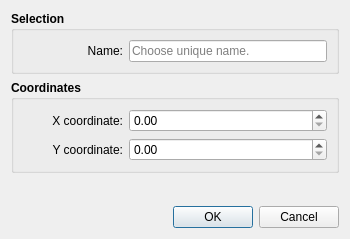
<?xml version="1.0" encoding="UTF-8"?>
<ui version="4.0">
 <class>DialogSinglePoint</class>
 <widget class="QDialog" name="DialogSinglePoint">
  <property name="windowModality">
   <enum>Qt::ApplicationModal</enum>
  </property>
  <property name="geometry">
   <rect>
    <x>0</x>
    <y>0</y>
    <width>350</width>
    <height>239</height>
   </rect>
  </property>
  <property name="sizePolicy">
   <sizepolicy hsizetype="Expanding" vsizetype="Preferred">
    <horstretch>0</horstretch>
    <verstretch>0</verstretch>
   </sizepolicy>
  </property>
  <property name="minimumSize">
   <size>
    <width>270</width>
    <height>0</height>
   </size>
  </property>
  <property name="windowTitle">
   <string>Base Point</string>
  </property>
  <property name="windowIcon">
   <iconset resource="../../../vmisc/share/resources/icon.qrc">
    <normaloff>:/icon/64x64/icon64x64.png</normaloff>:/icon/64x64/icon64x64.png</iconset>
  </property>
  <property name="locale">
   <locale language="English" country="UnitedStates"/>
  </property>
  <property name="modal">
   <bool>true</bool>
  </property>
  <layout class="QVBoxLayout" name="verticalLayout">
   <item>
    <widget class="QGroupBox" name="selection_GroupBox">
     <property name="sizePolicy">
      <sizepolicy hsizetype="Expanding" vsizetype="Preferred">
       <horstretch>0</horstretch>
       <verstretch>0</verstretch>
      </sizepolicy>
     </property>
     <property name="font">
      <font>
       <pointsize>9</pointsize>
       <bold>true</bold>
      </font>
     </property>
     <property name="title">
      <string>Selection</string>
     </property>
     <layout class="QVBoxLayout" name="verticalLayout_3">
      <item>
       <layout class="QHBoxLayout" name="horizontalLayout">
        <item>
         <widget class="QLabel" name="labelEditName">
          <property name="sizePolicy">
           <sizepolicy hsizetype="Preferred" vsizetype="Fixed">
            <horstretch>0</horstretch>
            <verstretch>0</verstretch>
           </sizepolicy>
          </property>
          <property name="minimumSize">
           <size>
            <width>100</width>
            <height>0</height>
           </size>
          </property>
          <property name="font">
           <font>
            <pointsize>9</pointsize>
            <bold>false</bold>
           </font>
          </property>
          <property name="text">
           <string>Name:</string>
          </property>
          <property name="alignment">
           <set>Qt::AlignRight|Qt::AlignTrailing|Qt::AlignVCenter</set>
          </property>
         </widget>
        </item>
        <item>
         <widget class="QLineEdit" name="lineEditName">
          <property name="minimumSize">
           <size>
            <width>80</width>
            <height>0</height>
           </size>
          </property>
          <property name="font">
           <font>
            <pointsize>9</pointsize>
            <bold>false</bold>
           </font>
          </property>
          <property name="toolTip">
           <string>Unique name</string>
          </property>
          <property name="text">
           <string/>
          </property>
          <property name="placeholderText">
           <string>Choose unique name.</string>
          </property>
         </widget>
        </item>
       </layout>
      </item>
     </layout>
    </widget>
   </item>
   <item>
    <widget class="QGroupBox" name="groupBox">
     <property name="sizePolicy">
      <sizepolicy hsizetype="Expanding" vsizetype="Preferred">
       <horstretch>0</horstretch>
       <verstretch>0</verstretch>
      </sizepolicy>
     </property>
     <property name="maximumSize">
      <size>
       <width>16777215</width>
       <height>16777215</height>
      </size>
     </property>
     <property name="font">
      <font>
       <pointsize>9</pointsize>
       <bold>true</bold>
      </font>
     </property>
     <property name="toolTip">
      <string>Coordinates on the sheet</string>
     </property>
     <property name="title">
      <string>Coordinates</string>
     </property>
     <layout class="QVBoxLayout" name="verticalLayout_2">
      <item>
       <layout class="QFormLayout" name="formLayout">
        <property name="labelAlignment">
         <set>Qt::AlignRight|Qt::AlignTrailing|Qt::AlignVCenter</set>
        </property>
        <item row="0" column="0">
         <widget class="QLabel" name="labelXCor">
          <property name="minimumSize">
           <size>
            <width>100</width>
            <height>0</height>
           </size>
          </property>
          <property name="font">
           <font>
            <pointsize>9</pointsize>
            <bold>false</bold>
           </font>
          </property>
          <property name="text">
           <string>X coordinate:</string>
          </property>
          <property name="alignment">
           <set>Qt::AlignRight|Qt::AlignTrailing|Qt::AlignVCenter</set>
          </property>
         </widget>
        </item>
        <item row="0" column="1">
         <widget class="QDoubleSpinBox" name="doubleSpinBoxX">
          <property name="sizePolicy">
           <sizepolicy hsizetype="Expanding" vsizetype="Fixed">
            <horstretch>0</horstretch>
            <verstretch>0</verstretch>
           </sizepolicy>
          </property>
          <property name="minimumSize">
           <size>
            <width>80</width>
            <height>0</height>
           </size>
          </property>
          <property name="font">
           <font>
            <pointsize>9</pointsize>
            <bold>false</bold>
           </font>
          </property>
         </widget>
        </item>
        <item row="1" column="0">
         <widget class="QLabel" name="labelYCor">
          <property name="minimumSize">
           <size>
            <width>100</width>
            <height>0</height>
           </size>
          </property>
          <property name="font">
           <font>
            <pointsize>9</pointsize>
            <bold>false</bold>
           </font>
          </property>
          <property name="text">
           <string>Y coordinate:</string>
          </property>
          <property name="alignment">
           <set>Qt::AlignRight|Qt::AlignTrailing|Qt::AlignVCenter</set>
          </property>
         </widget>
        </item>
        <item row="1" column="1">
         <widget class="QDoubleSpinBox" name="doubleSpinBoxY">
          <property name="sizePolicy">
           <sizepolicy hsizetype="Expanding" vsizetype="Fixed">
            <horstretch>0</horstretch>
            <verstretch>0</verstretch>
           </sizepolicy>
          </property>
          <property name="minimumSize">
           <size>
            <width>80</width>
            <height>0</height>
           </size>
          </property>
          <property name="font">
           <font>
            <pointsize>9</pointsize>
            <bold>false</bold>
           </font>
          </property>
         </widget>
        </item>
       </layout>
      </item>
     </layout>
    </widget>
   </item>
   <item>
    <spacer name="verticalSpacer">
     <property name="orientation">
      <enum>Qt::Vertical</enum>
     </property>
     <property name="sizeHint" stdset="0">
      <size>
       <width>20</width>
       <height>40</height>
      </size>
     </property>
    </spacer>
   </item>
   <item>
    <widget class="QDialogButtonBox" name="buttonBox">
     <property name="orientation">
      <enum>Qt::Horizontal</enum>
     </property>
     <property name="standardButtons">
      <set>QDialogButtonBox::Cancel|QDialogButtonBox::Ok</set>
     </property>
    </widget>
   </item>
  </layout>
 </widget>
 <tabstops>
  <tabstop>doubleSpinBoxX</tabstop>
  <tabstop>doubleSpinBoxY</tabstop>
  <tabstop>buttonBox</tabstop>
 </tabstops>
 <resources>
  <include location="../../../vmisc/share/resources/icon.qrc"/>
 </resources>
 <connections>
  <connection>
   <sender>buttonBox</sender>
   <signal>accepted()</signal>
   <receiver>DialogSinglePoint</receiver>
   <slot>accept()</slot>
   <hints>
    <hint type="sourcelabel">
     <x>248</x>
     <y>254</y>
    </hint>
    <hint type="destinationlabel">
     <x>157</x>
     <y>274</y>
    </hint>
   </hints>
  </connection>
  <connection>
   <sender>buttonBox</sender>
   <signal>rejected()</signal>
   <receiver>DialogSinglePoint</receiver>
   <slot>reject()</slot>
   <hints>
    <hint type="sourcelabel">
     <x>316</x>
     <y>260</y>
    </hint>
    <hint type="destinationlabel">
     <x>286</x>
     <y>274</y>
    </hint>
   </hints>
  </connection>
 </connections>
</ui>
